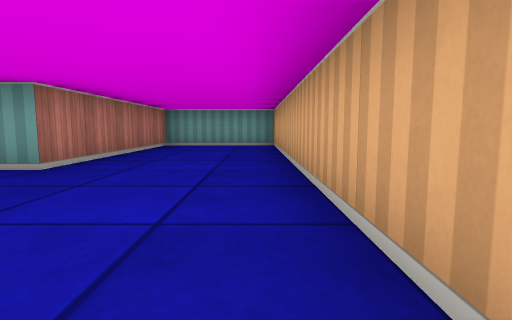
View 1 (above)

24 first-person views from a walk through a cub3D maze. The camera is about half as high as the walls, tilts 6° down and sees 80° across. The floor is counted in squares. Each view is taken from the middle of a square. On the plan, view 1 faces up. The plan holds only what a view shows up to about 9 squares ahead; the rest is blank.

View 2
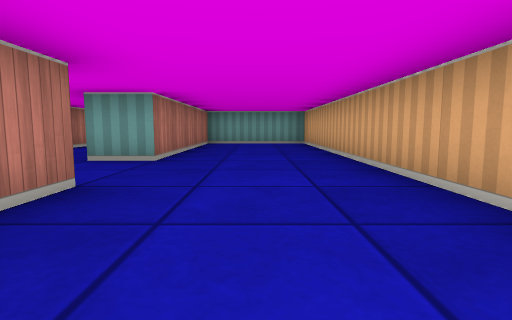

View 3
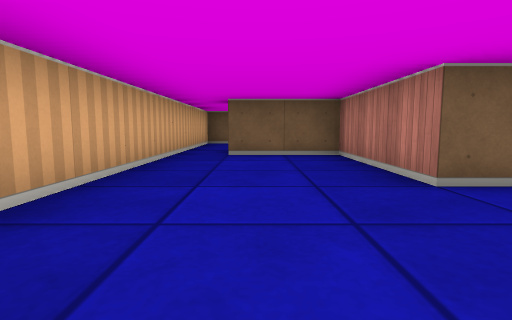

View 4
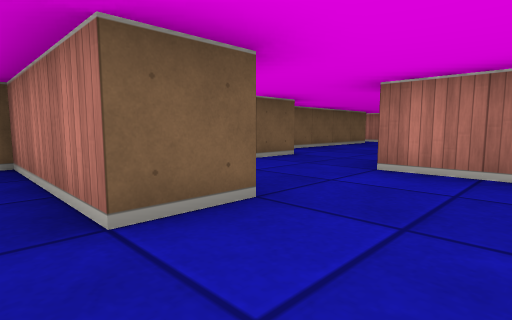

View 5
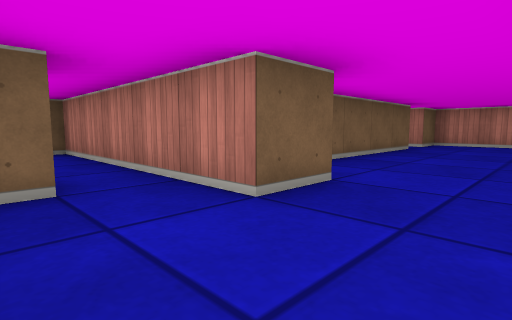

View 6
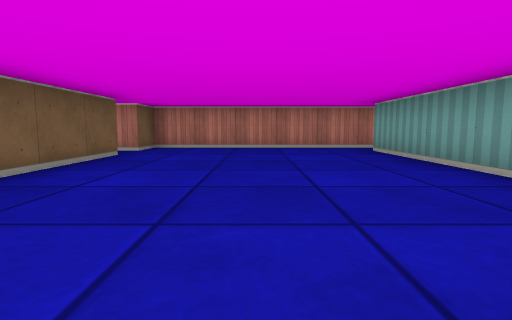

View 7
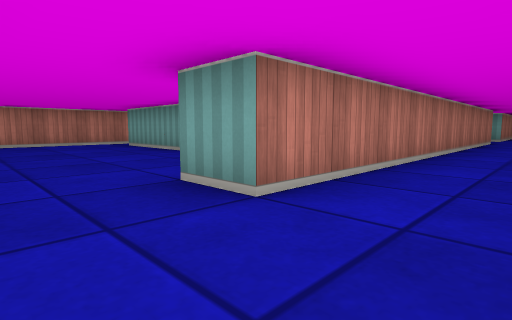

View 8
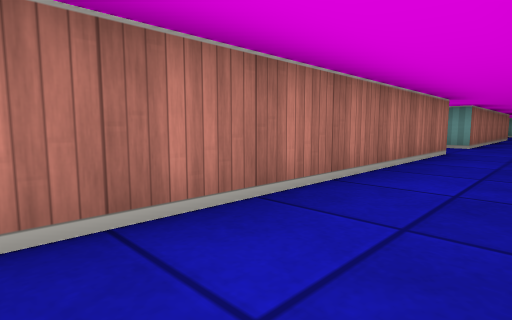

View 9
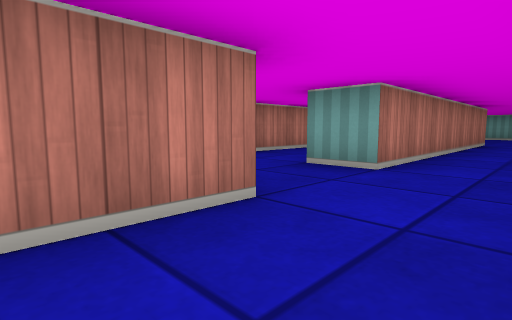

View 10
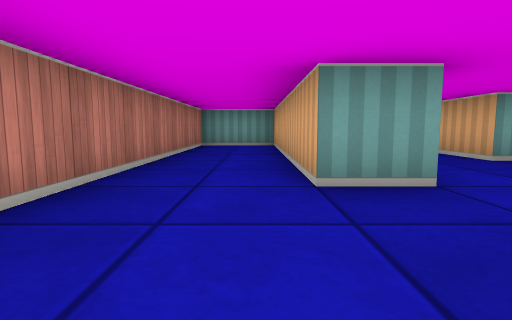

View 11
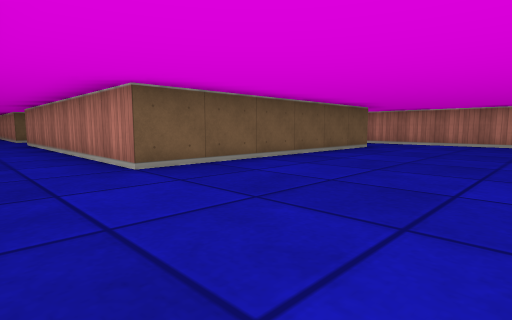

View 12
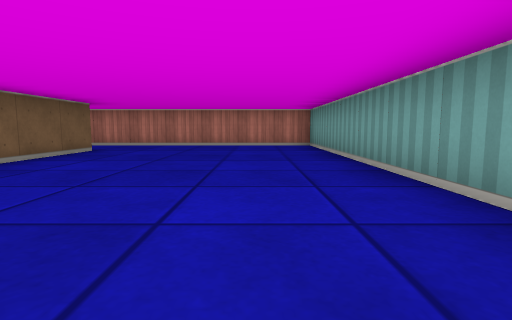

View 13
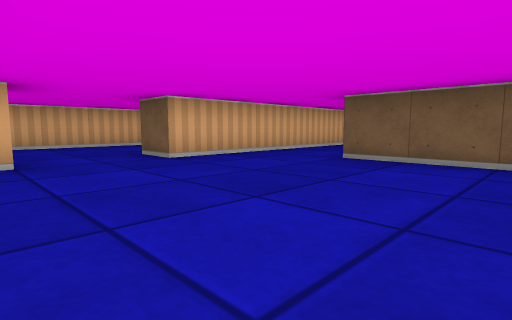

View 14
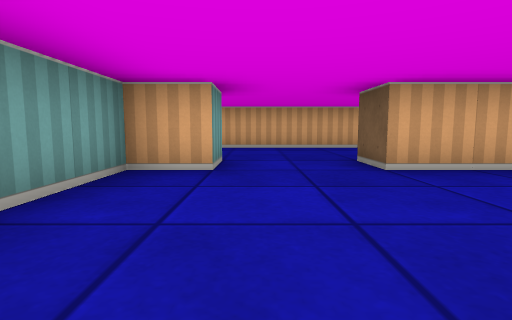

View 15
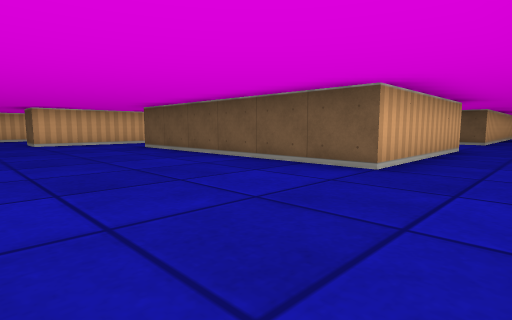

View 16
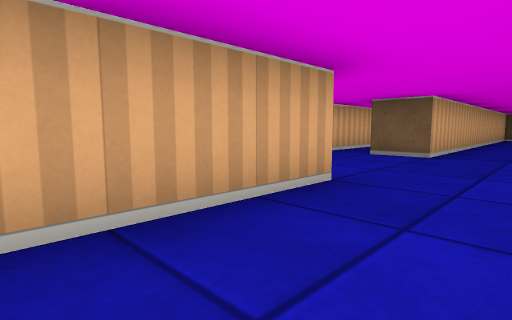

View 17
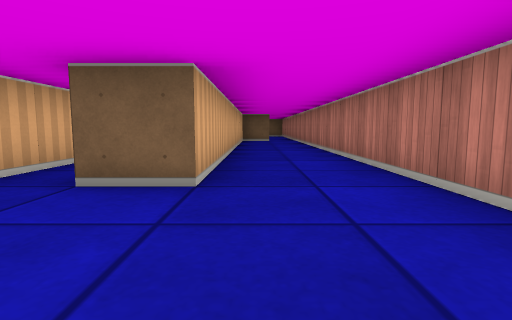

View 18
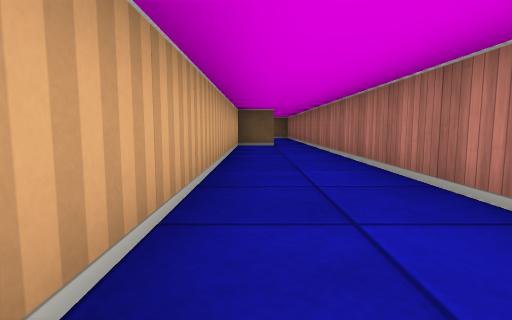

View 19
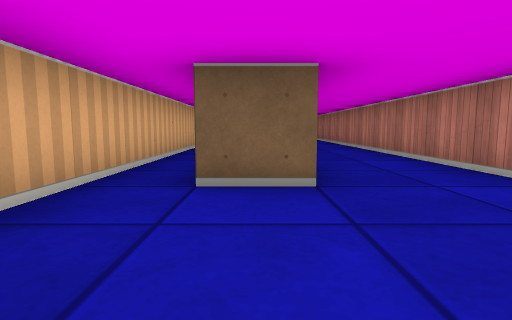

View 20
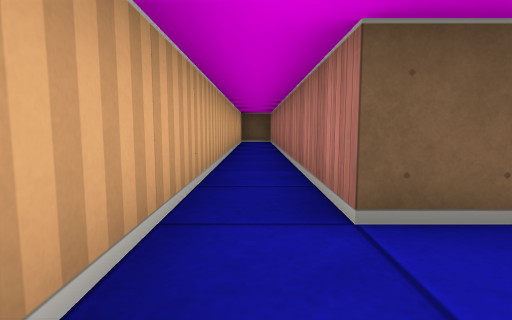

View 21
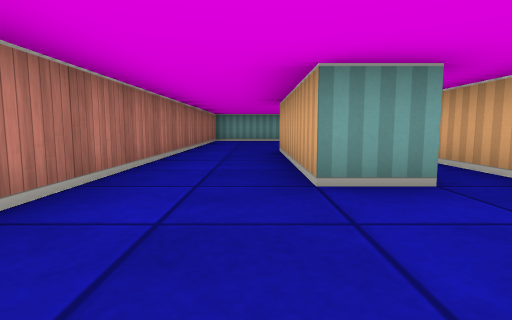

View 22
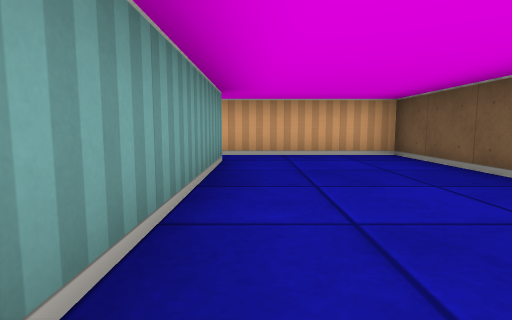

View 23
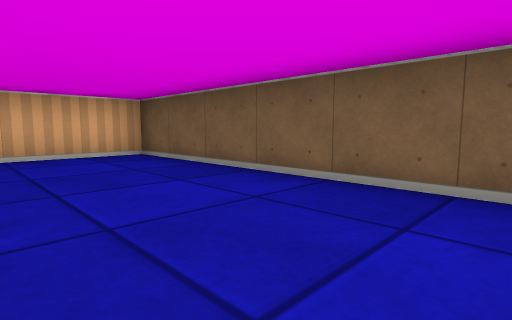

View 24
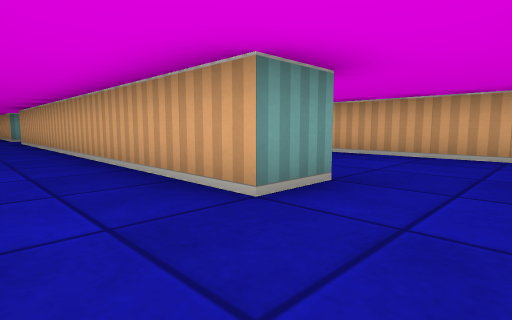

### Floor plan
Points are (right, up) in squares from view 1. A wall is a line through its corners. A room is listed if a view was taken in it or the views show most of it. See-through windows are left out.
Room 1 (views 1, 2, 3, 4)
walls: (-3.5, 1.5) (-2.5, 1.5) (-2.5, -1.5) (-0.5, -1.5); (0.5, -2.5) (0.5, 8.5) (-2.5, 8.5) (-2.5, 3.5) (-3.5, 3.5)
ways out: opening at (-3, 2.5) to room 2; opening at (0, -2) to room 4
Room 2 (views 5, 6, 7, 8, 9, 11, 12, 13, 14, 15, 16, 17, 18, 19, 20, 21, 24)
walls: (-10.4, 16.5) (-11.5, 16.5) (-11.5, 20.5) (-5.5, 20.5) (-5.5, 13.5) (-6.5, 13.5); (-9.5, 16.9) (-9.5, 18.2); (-13.5, 14.2) (-13.5, 3.5); (-5.5, 11.6) (-5.5, 1.5) (-6.5, 1.5); (-3.5, 15.5) (-3.5, 22.5); (-9.5, 6.4) (-9.5, 14.5); (-12.5, 4.5) (-11.5, 4.5) (-11.5, 13.5) (-10.5, 13.5) (-10.5, 6); (-6.8, 25.5) (-13.5, 25.5) (-13.5, 15.8); (-3.5, 24.5) (-3.5, 25.5) (-5.2, 25.5); (-3.5, 3.5) (-3.5, 13.4); (-6.6, -0.5) (-5.5, -0.5) (-5.5, -2.5); (-4.6, -1.5) (-4.1, -1.5)
ways out: opening at (-3, 2.5) to room 1; opening at (-6, 12.5) to room 3; opening at (-5, -3) to room 4; opening at (-13, 4) to room 5; opening at (-6, 0.5) to room 5; opening at (-3, 14.5); opening at (-3, 23.5)
Room 3 (view 10)
walls: (-6.5, 13.5) (-6.5, 19.5) (-8.5, 19.5) (-8.5, 12.8)
ways out: opening at (-6, 12.5) to room 2
Room 4 (views 22, 23)
walls: (-5.5, -2.5) (-5.5, -5.5) (0.5, -5.5) (0.5, -2.5); (-0.5, -2.5) (-4.5, -2.5)
ways out: opening at (0, -2) to room 1; opening at (-5, -3) to room 2
Room 5 (no view inside)
walls: (-8.9, 3.5) (-12.5, 3.5); (-11.5, -1.5) (-7.8, -1.5); (-13.5, 3.5) (-13.5, -1.5) (-12.5, -1.5) (-12.5, -2)
ways out: opening at (-13, 4) to room 2; opening at (-6, 0.5) to room 2; opening at (-12, -2)

Where each view was taken, in squares from view 1:
view 1: 0 up, 0 right, facing up
view 2: 1 down, 1 left, facing up
view 3: 4 up, 1 left, facing down
view 4: 3 up, 2 left, facing down-left
view 5: 1 up, 4 left, facing down-left
view 6: 1 up, 6 left, facing left
view 7: 0 up, 4 left, facing up-left
view 8: 5 up, 4 left, facing up-left
view 9: 10 up, 4 left, facing up-left
view 10: 11 up, 7 left, facing up
view 11: 24 up, 4 left, facing down-left
view 12: 24 up, 5 left, facing left
view 13: 25 up, 8 left, facing down-right
view 14: 24 up, 7 left, facing right
view 15: 24 up, 13 left, facing down-right
view 16: 19 up, 13 left, facing down-right
view 17: 16 up, 12 left, facing down
view 18: 13 up, 12 left, facing down
view 19: 16 up, 11 left, facing down
view 20: 15 up, 10 left, facing down
view 21: 14 up, 12 left, facing up
view 22: 3 down, 5 left, facing right
view 23: 3 down, 5 left, facing down-right
view 24: 2 up, 5 left, facing up-right
